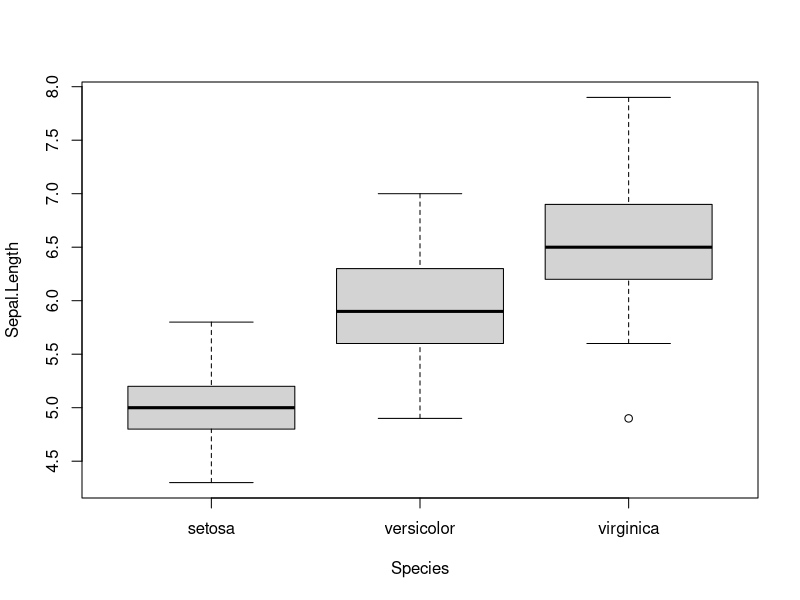
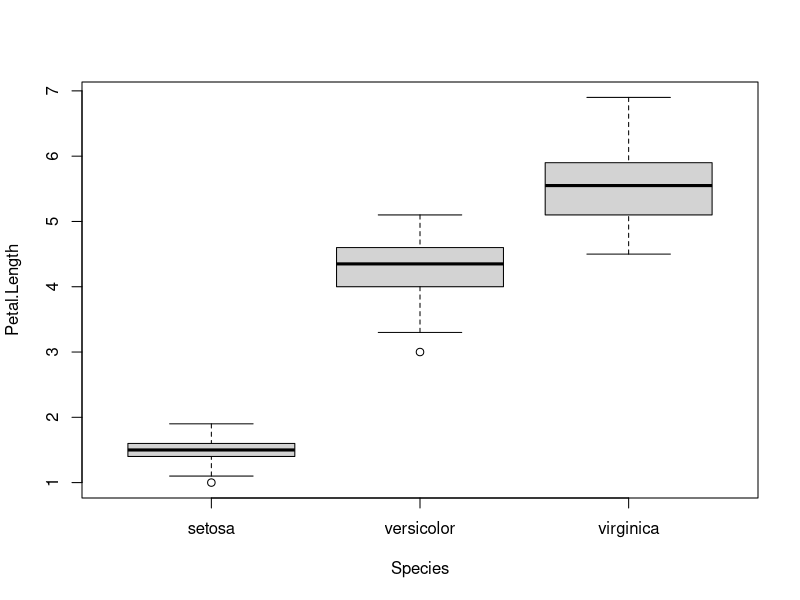
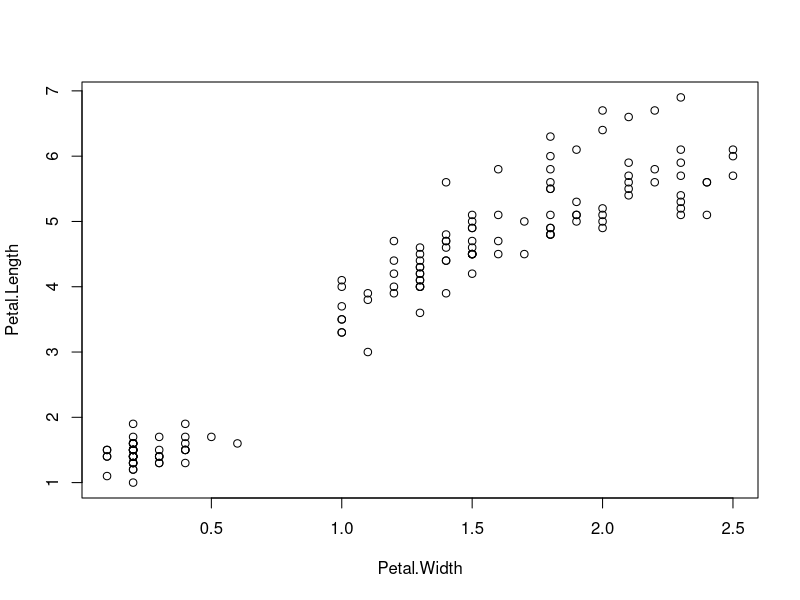
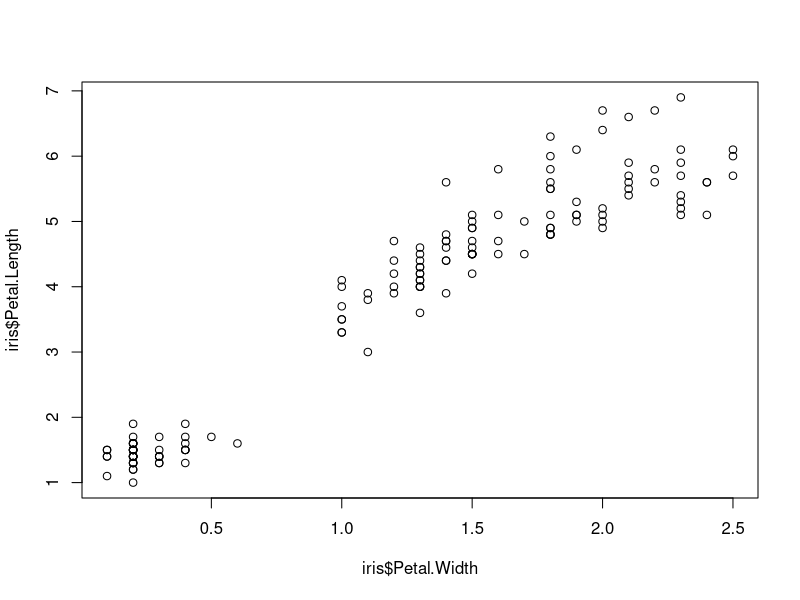
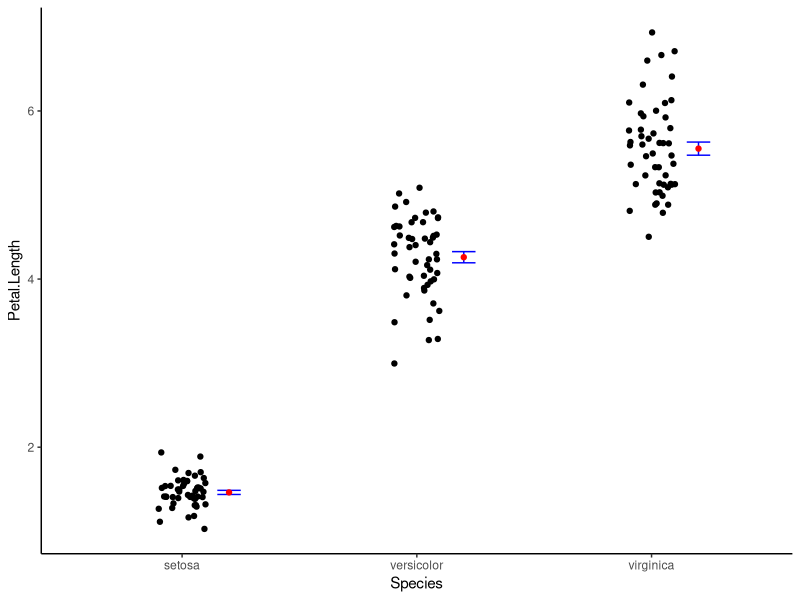
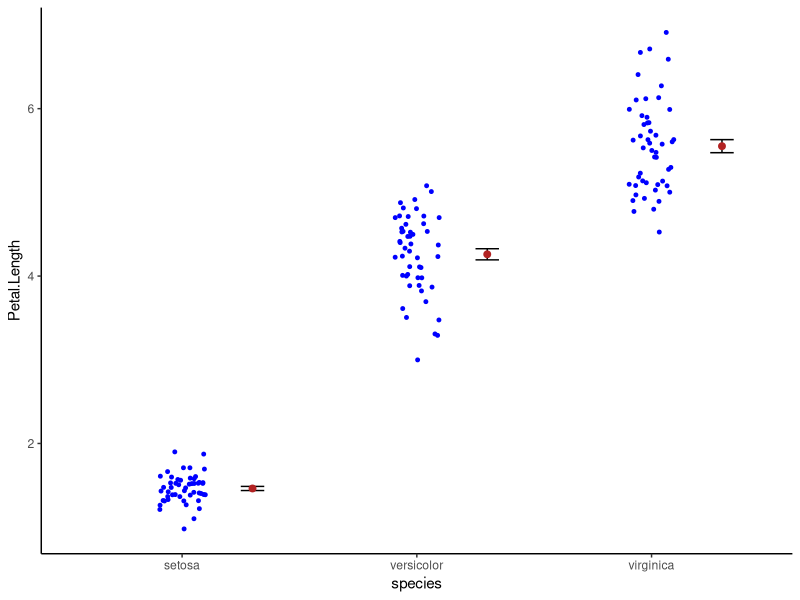
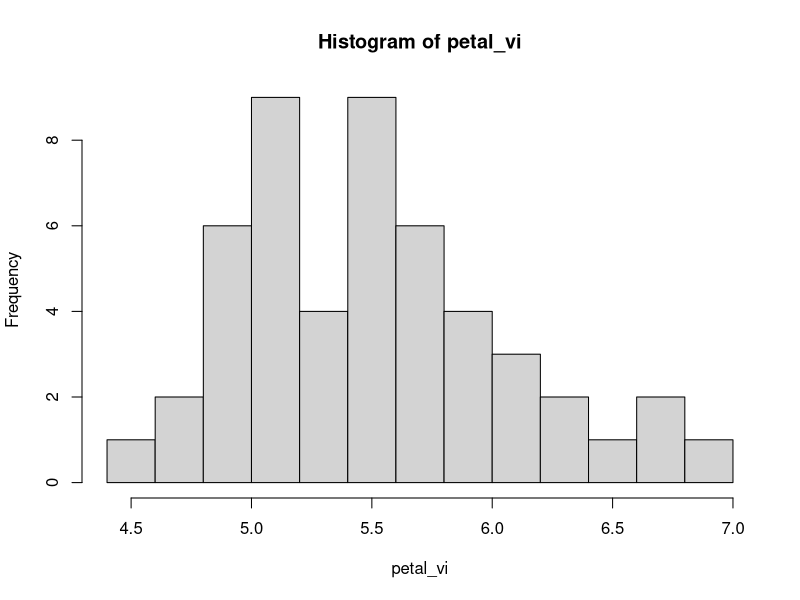
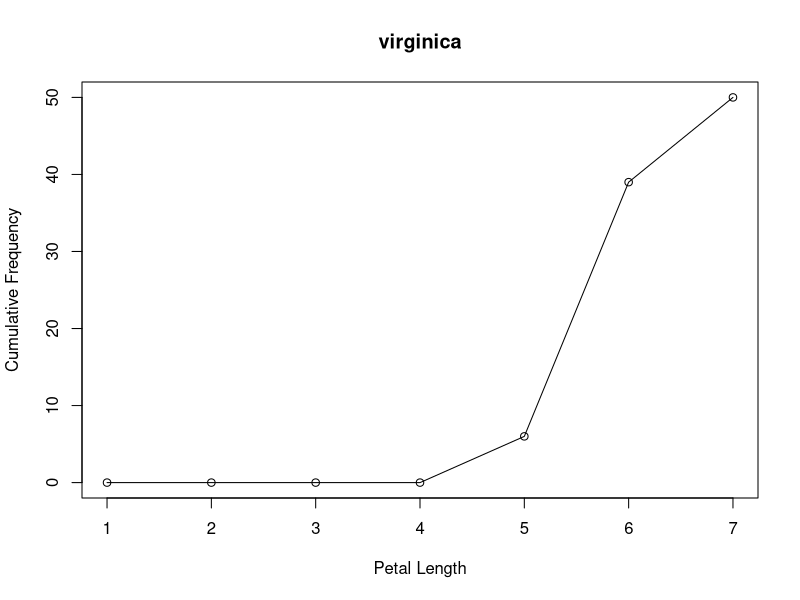

Recreate these plots in R, in order.
### R Lab 05
### additional basics in R

# "iris" data frame
head(iris)
unique(iris$Species)
table(iris$Species)
str(iris)
View(iris)
boxplot(Sepal.Length ~ Species, iris)
boxplot(Petal.Length ~ Species, iris)
plot(Petal.Length ~ Petal.Width, data = iris)
plot(iris$Petal.Length ~ iris$Petal.Width)

library(ggplot2)
ggplot(iris, aes(x = Species, y = Petal.Length)) +
    #geom_point() +
    geom_jitter(width = 0.1) +
    stat_summary(fun.data = mean_se, 
                 geom = "errorbar",
                 color = "blue",
                 width = 0.1,
                 position = position_nudge(x=0.2)) +
    stat_summary(fun = mean, 
                 geom = "point",
                 color = "red",
                 position = position_nudge(x=0.2)) +
    theme_classic()




ggplot(iris, aes(x=Species, Petal.Length)) +
    #geom_point(color = "blue")+
    geom_jitter(color = "blue", size = 1, width = 0.1) +
    stat_summary(fun.data = mean_se, 
                 geom = "errorbar", 
                 width = 0.1, 
                 position=position_nudge(x = 0.3)) +
    stat_summary(fun = mean, 
                 geom = "point", 
                 color = "firebrick", 
                 size = 2, position=position_nudge(x = 0.3)) +
    labs(x = "species", y = "Petal.Length") + 
    theme_classic()

###########################################

install.packages("tidyverse")
library(tidyverse)

# data manipulation
# tidyverse核心: 管道符号 %>% (press: ctrl + shift + M)
#library(dplyr) # if error when using select()


head(iris)
iris %>% head()
iris %>% glimpse()
iris %>% str()

iris %>% head() %>% str()
str(head(iris))

# choose certain columns by name 选择列: select
# old methods
head(iris[,c(1:2)])
head(iris[,c("Species","Petal.Length")])

# with tidyverse
iris %>% select(Species, Petal.Length) %>% head()
iris_sub = iris %>% select(Species, Petal.Length)

iris %>% select(1,2) %>% head()
iris %>% select(starts_with("S")) %>% str()
iris %>% select(Species) %>% pull()

iris[,"Species"] %>% str()

iris %>% select(starts_with("S")|ends_with("S")) %>% head()

# choose certain rows: filter
iris %>% filter(Petal.Length > 4) %>% glimpse() # large individuals
iris %>% filter(Petal.Length > 4 | Petal.Length < 6) %>% glimpse() # extremes individuals

# calculation by group (for each species)
iris %>% group_by(Species) %>% 
    summarise(species_no = n(),
              petal_mean = mean(Petal.Length),
              petal_sd = sd(Petal.Length),
              petal_se = petal_sd/sqrt(species_no),
              petal_se2 = sd(Petal.Length)/sqrt(n()))



#library(dplyr)
iris_stat = iris %>% 
    group_by(Species) %>% 
    summarise(sp_count = n(),
              Petal.Length_mean = mean(Petal.Length),
              Petal.Length_sd = sd(Petal.Length),
              Petal.Length_cv = sd(Petal.Length)/mean(Petal.Length)*100,
              Petal.Length_median = median(Petal.Length))

# mean and sd
iris %>% group_by(Species) %>% 
    summarise(across(c(Petal.Length, Petal.Width), .fns = list(mean = mean, stdev = sd)))

# alternative:
iris %>% group_by(Species) %>% 
    summarise(Petal.Length_mean = mean(Petal.Length),
              Petal.Length_stdev = sd(Petal.Length),
              Petal.Length_se = Petal.Length_stdev/sqrt(n()),
              Petal.Length_ci_lower = mean(Petal.Length) - qt(0.975, df = n() - 1) * sd(Petal.Length) / sqrt(n()),
              Petal.Length_ci_upper = mean(Petal.Length) + qt(0.975, df = n() - 1) * sd(Petal.Length) / sqrt(n()))

#se = sd(xx) / sqrt(n)

# 95% CI
t.test(iris$Petal.Length[which(iris$Species == "setosa")])$conf.int

# iris_stat$Petal.Length_se = iris_stat$Petal.Length_sd/sqrt(iris_stat$sp_count)

# mutate: add a new column
iris %>% 
    mutate(Petal_level = ifelse(Petal.Length > 4,"large","small")) %>% head()

#------------------------------------------------------------------------------------
### Example 4 Cumulative frequency distribution (skewed distribution)

petal_vi = iris$Petal.Length[iris$Species == "virginica"]

hist(petal_vi, breaks = 10)
mean(petal_vi); sd(petal_vi)
median(petal_vi); IQR(petal_vi)

range(petal_vi)
breaks = seq(1, 7, by = 1) 
petal_vi_cut = cut(petal_vi, breaks, right=FALSE) 
petal_vi_freq = table(petal_vi_cut)
petal_vi_cfd = c(0, cumsum(petal_vi_freq)) 
length(petal_vi_cfd)
plot(breaks, petal_vi_cfd,            # plot the data 
     main="virginica",  # main title 
     xlab="Petal Length",        # x−axis label 
     ylab="Cumulative Frequency")   # y−axis label 
lines(breaks, petal_vi_cfd)           # join the points

# Cumulative relative frequency distribution
petal_vi_crfd = petal_vi_cfd / max(petal_vi_cfd)
plot(breaks, petal_vi_crfd,            # plot the data 
     main="virginica",  # main title 
     xlab="Petal Length",        # x−axis label 
     ylab="Cumulative Relative Frequency")   # y−axis label 
lines(breaks, petal_vi_crfd)    

# repeat the above calculations for three species
species = unique(iris$Species)

breaks = seq(1, 7, by = 1) 
petal_crfd_list = list()
 
for(i in 1:3){
    petal_df = iris$Petal.Length[iris$Species == species[i]]
    
    petal_cut = cut(petal_df, breaks, right=FALSE) 
    petal_freq = table(petal_cut)
    petal_cfd = c(0, cumsum(petal_freq)) 
    petal_crfd = petal_cfd / max(petal_cfd)
    petal_crfd_list[[i]] = petal_crfd
}

plot(breaks, petal_crfd_list[[1]],            # plot the data 
     xlab="Petal Length",                   # x−axis label 
     ylab="Cumulative Relative Frequency")  # y−axis label 
lines(breaks, petal_crfd_list[[1]])    
points(breaks, petal_crfd_list[[2]], col = "red")    
lines(breaks, petal_crfd_list[[2]], col = "red")    
points(breaks, petal_crfd_list[[3]], col = "blue")    
lines(breaks, petal_crfd_list[[3]], col = "blue")    

# How to plot this figure with ggplot() ???